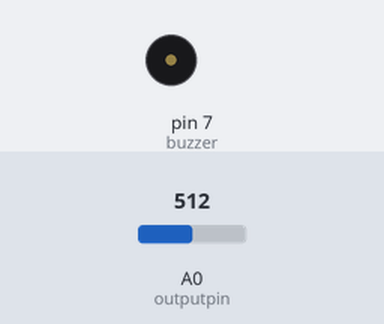
Simulated run of this sketch. Board: Arduino Uno, built with avr-gcc and run on an emulated ATmega328P. Shown: buzzer (waves = sounding, pin HIGH). Inputs (shaded band) come from the test bench; at power-on: A0 (outputpin) = 512. What the sketch prints to the serial monitor is not drawn.

Above: at 6.8 s.
6.9 s: A0 (outputpin) set to 22
At 7.05 s:
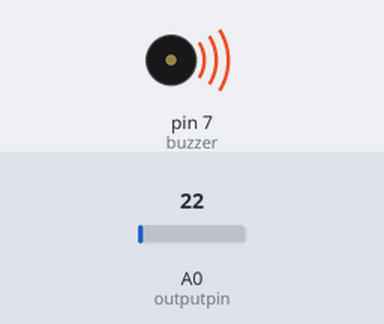
Timing chart, 0 to 9.9 s (numbered marks = the images above; inputs shaded):
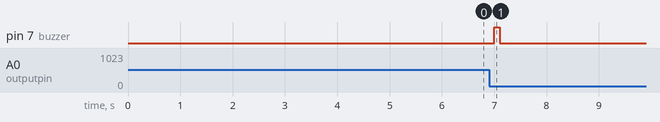

Measured:
- after the input at 6.9 s, pin 7 (buzzer): goes on until 7.1 s, then stays LOW

The sketch:

autofiremodule.ino
```cpp
float threshold=32;
int outputpin=0;
int buzzer = 7;
void setup()
{
   Serial.begin(9600);
   pinMode(buzzer, OUTPUT);
}
void loop()
{
  float temp = check_temp();

  if (temp > threshold)
  {
    send_sms();
    while(1)
      {
        float temp = check_temp();
        if(temp > threshold && temp < threshold + 2)
        {
          digitalWrite(buzzer, HIGH);
          delay (1000);
          digitalWrite(buzzer, LOW);
          delay (1500);
        }
        else if(temp >= threshold + 2 && temp < threshold + 3)
        {
          digitalWrite(buzzer, HIGH);
          delay (500);
          digitalWrite(buzzer, LOW);
          delay (500);
        }
        else if(temp >= threshold + 3)
        {
          digitalWrite(buzzer, HIGH);
          delay (100);
          digitalWrite(buzzer, LOW);
          delay (100);
        }
        else
        {
          break;
        }
      }
   }
}

float check_temp()
{
  int rawvoltage=analogRead(outputpin);
  float millivolts= (rawvoltage/1024.0) * 5000;
  float celsius= millivolts/10;
  Serial.print(celsius);
  Serial.print(" degrees Celsius, ");
  Serial.println(threshold);
  delay(1000);
  return celsius;
}

void send_sms()
{
    Serial.print("\r");
    delay(1000);
    Serial.print("AT+CMGF=1\r");
    delay(1000);
    Serial.print("AT+CMGS=\"+919649383855\"\r");
    delay(1000);
    Serial.print("EMERGENCY!! Suspected fire in the house \r");
    delay(1000);
    Serial.write(0x1A);
    delay(1000);
}
```
